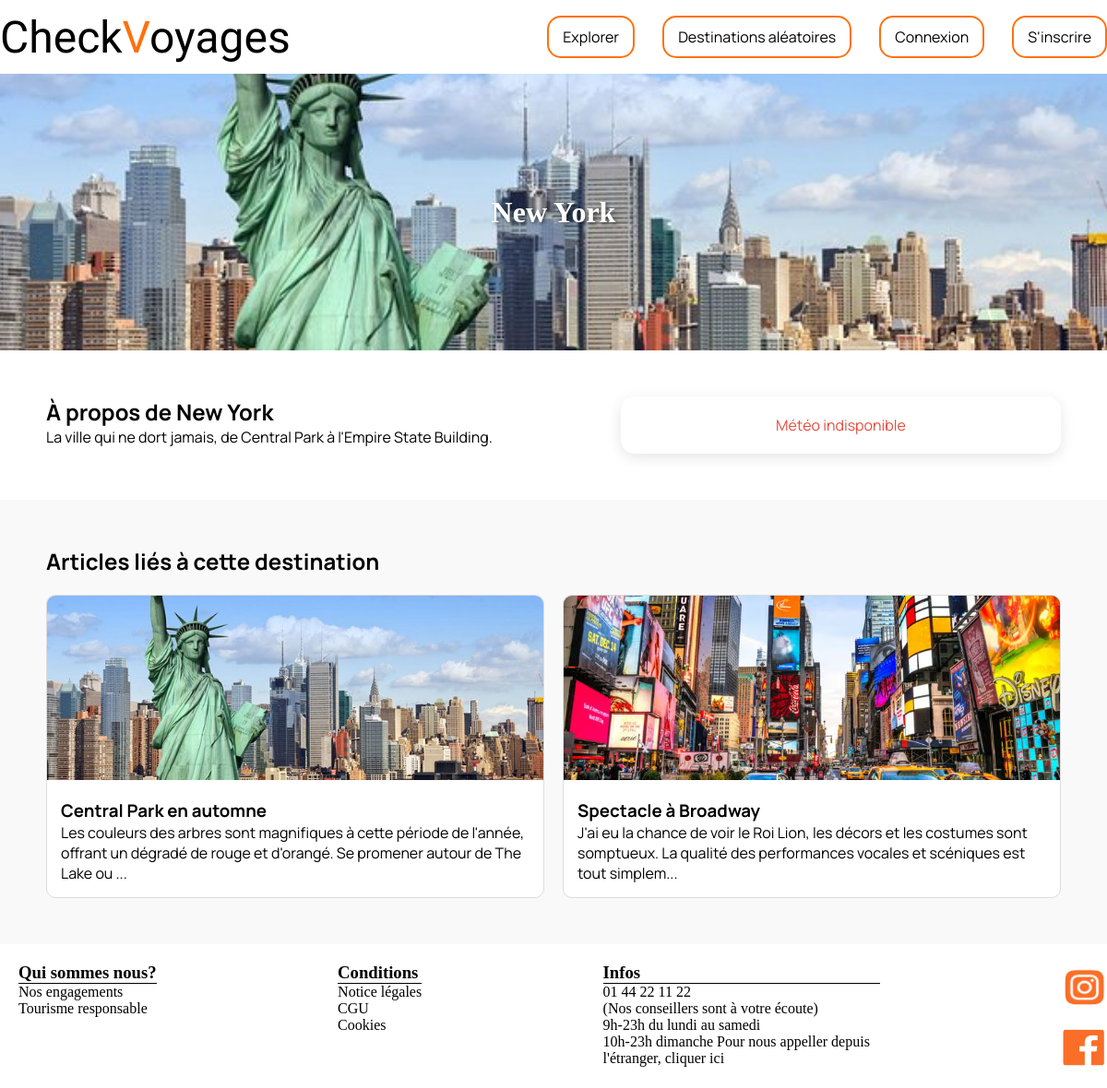
/destination.php?id=8, run on the app's committed database.
### tables this page shows
CREATE TABLE IF NOT EXISTS destination(
	id_destination INT PRIMARY KEY AUTO_INCREMENT NOT NULL,
    id_destinationGroup INT NOT NULL,
    title VARCHAR(100) NOT NULL UNIQUE,
    content TEXT NOT NULL,
    thumbnail VARCHAR(255),
    publication_date DATETIME NOT NULL
);

CREATE TABLE IF NOT EXISTS article(
	id_article INT PRIMARY KEY AUTO_INCREMENT NOT NULL,
    title VARCHAR(100) NOT NULL,
    thumbnail VARCHAR(255),
    content TEXT NOT NULL,
    creation_date DATETIME NOT NULL,
    id_user INT, 
    id_destination INT NOT NULL 
);

### Model/DestinationModel.php (called while the page is built, shortened)
<?php
class Destination {
    private ?int $id_destination;
    private ?PDO $bdd;
    public function __construct(?PDO $bdd) {
        $this->bdd = $bdd;
    }
    public function getIdDestination(): ?int {
        return $this->id_destination;
    }
    public function setIdDestination(?int $id_destination): Destination {
        $this->id_destination = $id_destination;
        return $this;
    }
    public function getBDD(): ?PDO {
        return $this->bdd;
    }
    public function readDestinationById(): array {
        try {
            $query = $this->getBDD()->prepare('SELECT id_destination, title, content, thumbnail, publication_date FROM destination WHERE id_destination = ?');
            $id = $this->getIdDestination();
            $query->bindParam(1, $id, PDO::PARAM_INT);
            $query->execute();
            return $query->fetch(PDO::FETCH_ASSOC) ?: [];
        } catch (Exception $error) {
            die($error->getMessage());
        }
    }
}
?>

### Model/ArticleModel.php (called while the page is built, shortened)
<?php
class Article {
    private ?int $idDestination;
    private ?PDO $bdd;
    public function __construct(?PDO $bdd) {
        $this->bdd = $bdd;
    }
    public function getIdDestination(): ?int {
        return $this->idDestination;
    }
    public function setIdDestination(?int $idDestination): Article {
        $this->idDestination = $idDestination;
        return $this;
    }
    public function getBDD(): ?PDO {
        return $this->bdd;
    }
    public function readArticleByIdDestination():array {
        try {
            $query = $this->getBDD()->prepare('SELECT id_article, title, content, thumbnail, creation_date, id_user, id_destination FROM article WHERE id_destination = ?');
            $idDestination = $this->getIdDestination();
            $query->bindParam(1, $idDestination, PDO::PARAM_INT);
            $query->execute();
            $data = $query->fetchAll(PDO::FETCH_ASSOC);
            return $data;
        } catch (Exception $error) {
            die($error->getMessage());
        }
    }
}
?>

### View/view_destination.php (the view, shortened to what this page needs)
<?php
class DestinationView {
    public function renderDestination(array $destination, array $articles): string {
        $imgHeader = "";
        if (!empty($destination['thumbnail'])) {
            $imgHeader = "style='background-image: url(\"images/".$destination['thumbnail']."\");'";
        } else {
            $imgHeader = "style='background-color: #f0f0f0; color: #333;'";
        }
        $html = "<div class='destination-header' $imgHeader>";
        $html .= "<h1>".$destination['title']."</h1>";
        $html .= "</div>";
        $html .= "<section class='destination-content'>";
        $html .= "<div class='destination-about'>";
        $html .= "<h2>À propos de ".$destination['title']."</h2>";
        $html .= "<p>".$destination['content']."</p>";
        $html .= "</div>";
        $html .= "<div id='weather-widget' class='weather-widget' data-city='".htmlspecialchars($destination['title'], ENT_QUOTES)."'>";
        $html .= "<p class='weather-loading'>Chargement de la météo...</p>";
        $html .= "</div>";
        $html .= "</section>";
        if (!empty($articles)) {
            $html .= "<section class='destination-articles'>";
            $html .= "<h2>Articles liés à cette destination</h2>";
            $html .= "<div class='articles-grid'>";
            foreach ($articles as $article) {
                $html .= "<a href='article.php?id=".$article['id_article']."' class='article-card'>";
                if ($article['thumbnail']) {
                    $html .= "<img src='images/".$article['thumbnail']."' alt='".$article['title']."'>";
                }
                $html .= "<div class='article-card-content'>";
                $html .= "<h3>".$article['title']."</h3>";
                $html .= "<p>".substr($article['content'], 0, 150)."...</p>";
                $html .= "</div>";
                $html .= "</a>";
            }
            $html .= "</div></section>";
        }
        return $html;
    }
}

### src/style/style-index.css (style rules this page uses)
* { margin: 0; padding: 0; }
html { scroll-behavior: smooth; }
.container-footer h3 { border-bottom: 1px solid; }
.container-footer p { max-width: 300px; }
.icons-social img { object-fit: cover; max-width:50px; height: 50px; }
.icons-social { display: flex; flex-direction: column; gap: 1rem; }
.destination-header { height: 300px; display: flex; align-items: center; justify-content: center; color: white; text-shadow: 2px 2px 4px rgba(0,0,0,0.5); background-size: cover; background-position: center; }
.destination-content { padding: 50px; font-family: "Manrope", sans-serif; display: flex; justify-content: space-between; align-items: flex-start; gap: 40px; }
.destination-about { flex: 2; }
.destination-articles { padding: 50px; background-color: #f9f9f9; font-family: "Manrope", sans-serif; }
.articles-grid { display: grid; grid-template-columns: repeat(auto-fit, minmax(300px, 1fr)); gap: 20px; margin-top: 20px; }
.article-card { border: 1px solid #ddd; border-radius: 10px; overflow: hidden; background: white; text-decoration: none; color: inherit; transition: transform 0.3s; }
.article-card img { width: 100%; height: 200px; object-fit: cover; }
.article-card-content { padding: 15px; }
.weather-widget { flex: 1.5; background: white; padding: 20px; border-radius: 15px; box-shadow: 0 4px 15px rgba(0,0,0,0.1); min-width: 300px; text-align: center; }

### data on the page
destination: thumbnail (picture), title "New York", content "La ville qui ne dort jamais, de Central Park à l'Empire State Building."
article: thumbnail (picture), title "Central Park en automne", content "Les couleurs des arbres sont magnifiques à cette période de l'année, offrant un dégradé de rouge et d'orangé. Se promener autour de The Lake ou"
article: thumbnail (picture), title "Spectacle à Broadway", content "J'ai eu la chance de voir le Roi Lion, les décors et les costumes sont somptueux. La qualité des performances vocales et scéniques est tout simplem"

### other printed values
$this->getWhoAreWe() "Qui sommes nous? Nos engagements Tourisme responsable"
$this->getConditions() "Conditions Notice légales CGU Cookies"
$this->getInfos() "Infos 01 44 22 11 22 (Nos conseillers sont à votre écoute) 9h-23h du lundi au samedi 10h-23h dimanche Pour nous appeller depuis l'étranger, cliquer ici"
